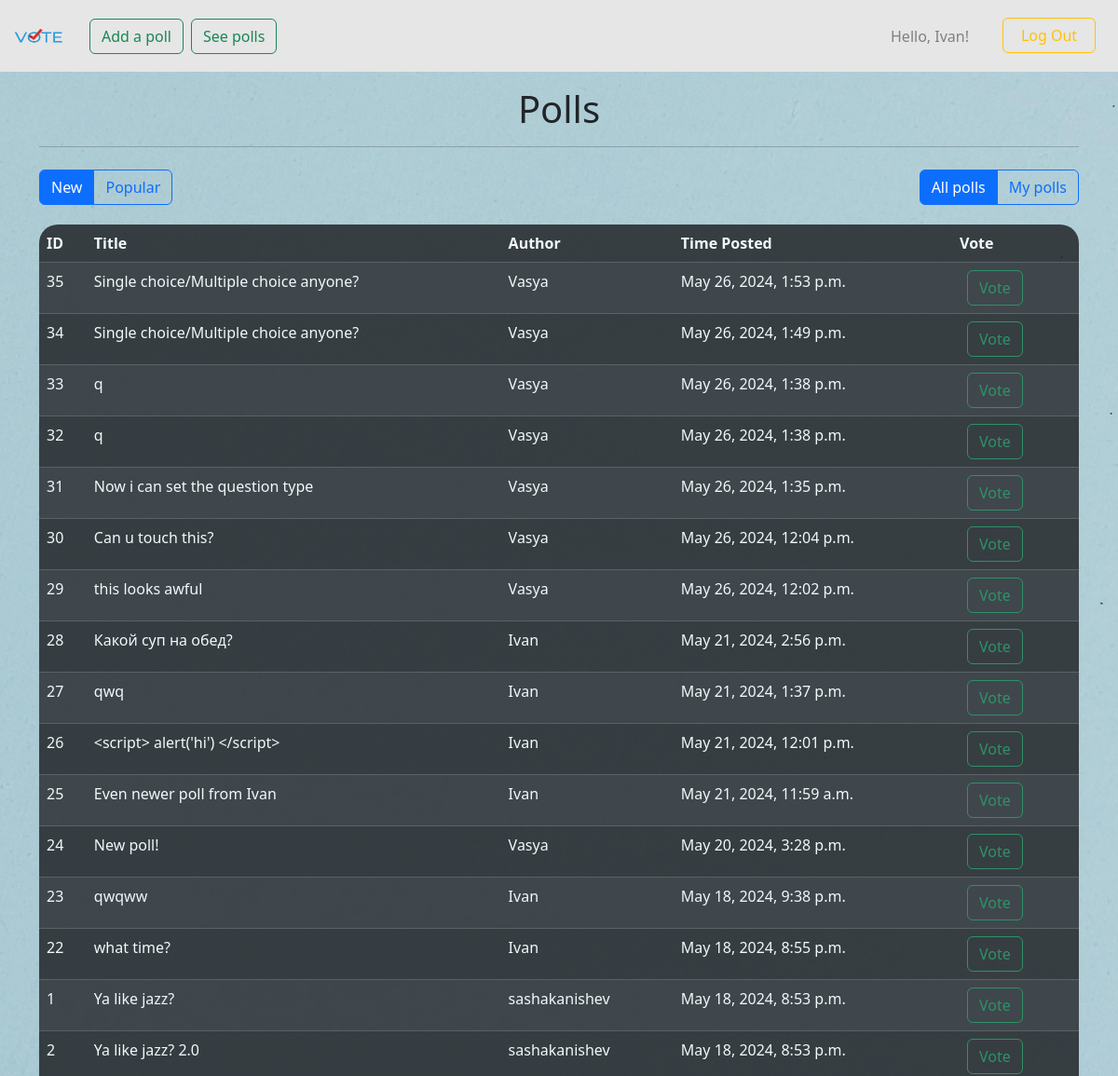
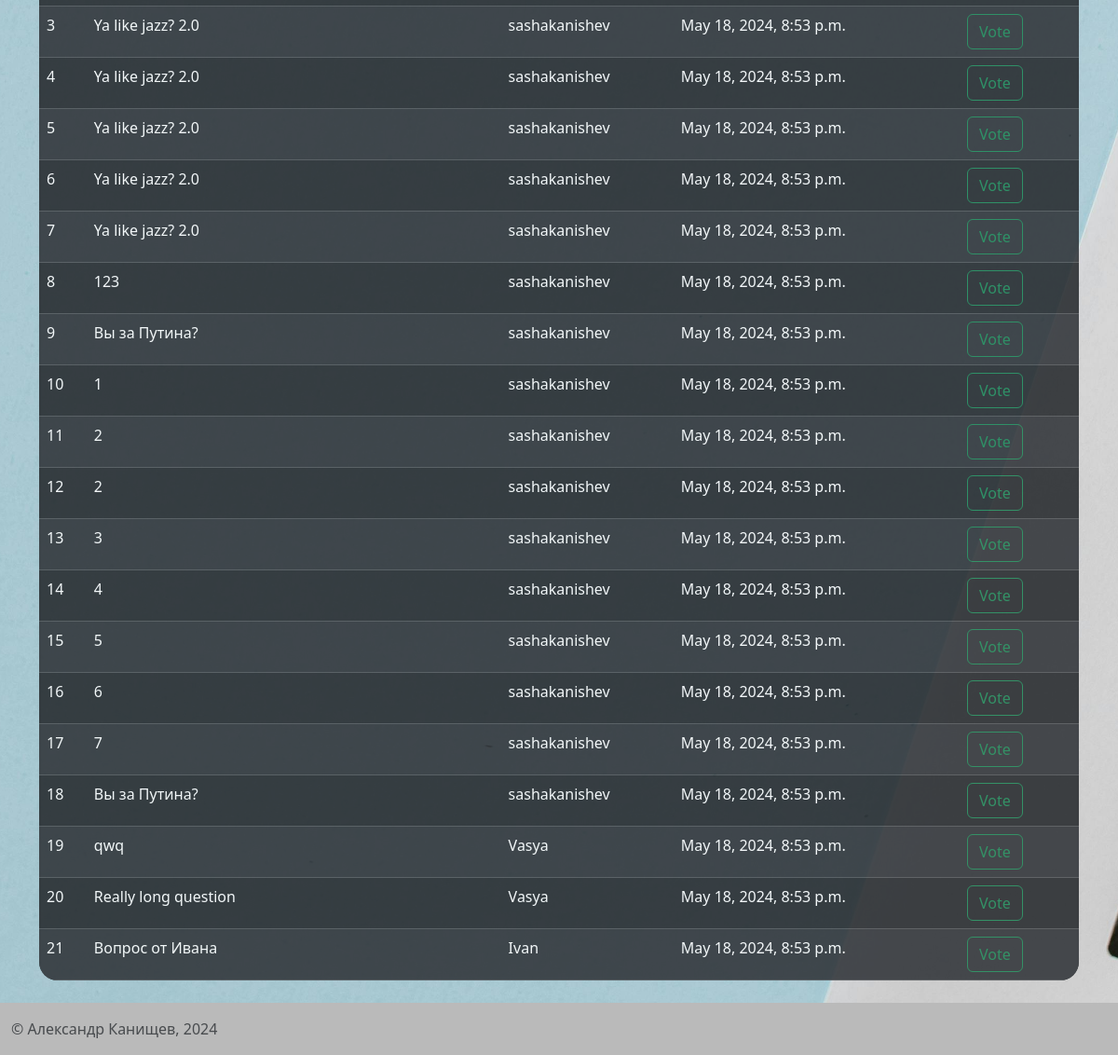
The page /view_polls/ (signed in) on the database its author committed (2 pictures, top to bottom).
### polls/models.py (models this page shows, shortened)
class Poll(models.Model):
    QUESTION_TYPE_CHOICES = [
        ('single', 'Single Choice'),
        ('multiple', 'Multiple Choice'),
    ]
    question = models.TextField()
    option_one = models.CharField(max_length=50)
    option_two = models.CharField(max_length=50)
    option_three = models.CharField(max_length=50)
    option_one_count = models.IntegerField(default=0)
    option_two_count = models.IntegerField(default=0)
    option_three_count = models.IntegerField(default=0)
    author = models.ForeignKey(User, on_delete=models.CASCADE, default=1)
    time = models.DateTimeField(default=now)
    question_type = models.CharField(max_length=10, choices=QUESTION_TYPE_CHOICES, default='single')

### polls/views.py (the view)
# urls.py: path('view_polls/', views.view_polls, name='view_polls'),  # See all polls
def view_polls(request):
    all_polls = Poll.objects.all()
    my_polls = Poll.objects.filter(author=request.user) if request.user.is_authenticated else Poll.objects.none()
    context = {
        'pagename': 'Polls',
        'all_polls_by_freshness': all_polls.order_by('-time'),
        'all_polls_by_popularity': all_polls.annotate(
            total_votes=F('option_one_count') + F('option_two_count') + F('option_three_count')).order_by(
            '-total_votes'),
        'my_polls_by_freshness': my_polls.order_by('-time'),
        'my_polls_by_popularity': my_polls.annotate(
            total_votes=F('option_one_count') + F('option_two_count') + F('option_three_count')).order_by(
            '-total_votes'),
    }
    return render(request, 'pages/view_polls.html', context)

### polls/templates/pages/view_polls.html (shortened to what this page needs)
{% extends 'base.html' %}
{% block content %}
<div class="container mt-4" style="margin-bottom: 80px;">
    <div class="d-flex justify-content-between mb-3">
        <div aria-label="Basic radio toggle button group" class="btn-group" role="group" style="margin-bottom: 5px;">
            <label class="btn btn-outline-primary" for="btnradio1">New</label>
            <label class="btn btn-outline-primary" for="btnradio2">Popular</label>
        </div>
        <div aria-label="Basic radio toggle button group" class="btn-group" role="group" style="margin-bottom: 5px;">
            <label class="btn btn-outline-primary" for="btnradio3">All polls</label>
            {% if user.is_authenticated %}
            <label class="btn btn-outline-primary" for="btnradio4">My polls</label>
            {% else %}
            <input autocomplete="off" class="btn-check" disabled id="btnradio4" name="ownership" type="radio">
            <label class="btn btn-outline-primary" for="btnradio4">My polls</label>
            {% endif %}
        </div>
    </div>
    <table class="table rounded-table table-striped table-hover table-dark">
        <thead>
        <tr>
            <th scope="col">ID</th>
            <th scope="col">Title</th>
            <th scope="col">Author</th>
            <th scope="col">Time Posted</th>
            <th scope="col">Vote</th>
        </tr>
        </thead>
        <tbody id="pollsTable">
        {% for poll in all_polls_by_freshness %}
        <tr class="poll-row new all">
            <td>{{ poll.id }}</td>
            <td><a class="text-white" href="{% url 'view_poll' poll.id %}" style="text-decoration: none;">{{ poll.question }}</a></td>
            <td>{{ poll.author.username }}</td>
            <td>{{ poll.time }}</td>
            <td>
                {% if user.is_authenticated %}
                <a href="{% url 'vote' poll.id %}">
                    <button class="btn btn-outline-success ms-2 me-2" type="button">Vote</button>
                    {% else %}
                    <button class="btn btn-outline-success ms-2 me-2 disabled" type="button">Vote</button>
                    {% endif %}
                </a>
            </td>
        </tr>
        {% endfor %}
        </tbody>
    </table>
</div>
{% endblock %}

### polls/templates/header.html (shortened to what this page needs)
<nav class="navbar navbar-expand-lg" style="background-color: #e6e6e6;">
    <div class="container-fluid">
        <a class="navbar-brand" href="{% url 'index' %}">
            <img alt="Logo" class="d-inline-block align-text-top" height="50" src="/static/images/logo1.png" width="60">
        </a>
        <div class="collapse navbar-collapse" id="navbarNavAltMarkup">
            <div class="navbar-nav">
                {% if request.user.is_authenticated %}
                <a href="{% url 'add_poll' %}">
                    <button class="btn  btn-outline-success ms-2 me-2" style="margin-left: 20px;" type="button">Add a
                        poll
                    </button>
                </a>
                {% endif %}
                <a href="{% url 'view_polls' %}">
                    <button class="btn  btn-outline-success" type="button">See polls</button>
                </a>
            </div>
        </div>
    </div>
    {% if request.user.is_authenticated %}
    <ul class="navbar-nav mr-right">
                        <span class="navbar-text" style="color: gray; width: 100px;">
                            Hello, {{ request.user.username }}!
                        </span>
        <a href="{% url 'logout' %}">
            <button class="btn  btn-outline-warning me-4" style="width: 100px; margin-left: 20px;" type="button">Log
                Out
            </button>
        </a>
    </ul>
    {% endif %}
</nav>

### polls/templates/pages/view_polls.html (style rules this page uses)
.rounded-table { border-collapse: separate; border-spacing: 0; border-radius: 1.25rem; overflow: hidden; opacity: 0.85; }

### rows shown on the page
Poll: id "35", question "Single choice/Multiple choice anyone?", author.username "Vasya", time "May 26, 2024, 1:53 p.m."
Poll: id "34", question "Single choice/Multiple choice anyone?", author.username "Vasya", time "May 26, 2024, 1:49 p.m."
Poll: id "33", question "q", author.username "Vasya", time "May 26, 2024, 1:38 p.m."
Poll: id "32", question "q", author.username "Vasya", time "May 26, 2024, 1:38 p.m."
Poll: id "31", question "Now i can set the question type", author.username "Vasya", time "May 26, 2024, 1:35 p.m."
Poll: id "30", question "Can u touch this?", author.username "Vasya", time "May 26, 2024, 12:04 p.m."
Poll: id "29", question "this looks awful", author.username "Vasya", time "May 26, 2024, 12:02 p.m."
Poll: id "28", question "Какой суп на обед?", author.username "Ivan", time "May 21, 2024, 2:56 p.m."
Poll: id "27", question "qwq", author.username "Ivan", time "May 21, 2024, 1:37 p.m."
Poll: id "26", question "<script> alert('hi') </script>", author.username "Ivan", time "May 21, 2024, 12:01 p.m."
Poll: id "25", question "Even newer poll from Ivan", author.username "Ivan", time "May 21, 2024, 11:59 a.m."
Poll: id "24", question "New poll!", author.username "Vasya", time "May 20, 2024, 3:28 p.m."
Poll: id "23", question "qwqww", author.username "Ivan", time "May 18, 2024, 9:38 p.m."
Poll: id "22", question "what time?", author.username "Ivan", time "May 18, 2024, 8:55 p.m."
Poll: id "1", question "Ya like jazz?", author.username "sashakanishev", time "May 18, 2024, 8:53 p.m."
Poll: id "2", question "Ya like jazz? 2.0", author.username "sashakanishev", time "May 18, 2024, 8:53 p.m."
Poll: id "3", question "Ya like jazz? 2.0", author.username "sashakanishev", time "May 18, 2024, 8:53 p.m."
Poll: id "4", question "Ya like jazz? 2.0", author.username "sashakanishev", time "May 18, 2024, 8:53 p.m."
Poll: id "5", question "Ya like jazz? 2.0", author.username "sashakanishev", time "May 18, 2024, 8:53 p.m."
Poll: id "6", question "Ya like jazz? 2.0", author.username "sashakanishev", time "May 18, 2024, 8:53 p.m."
Poll: id "7", question "Ya like jazz? 2.0", author.username "sashakanishev", time "May 18, 2024, 8:53 p.m."
Poll: id "8", question "123", author.username "sashakanishev", time "May 18, 2024, 8:53 p.m."
Poll: id "9", question "Вы за Путина?", author.username "sashakanishev", time "May 18, 2024, 8:53 p.m."
Poll: id "10", question "1", author.username "sashakanishev", time "May 18, 2024, 8:53 p.m."
Poll: id "11", question "2", author.username "sashakanishev", time "May 18, 2024, 8:53 p.m."
Poll: id "12", question "2", author.username "sashakanishev", time "May 18, 2024, 8:53 p.m."
Poll: id "13", question "3", author.username "sashakanishev", time "May 18, 2024, 8:53 p.m."
Poll: id "14", question "4", author.username "sashakanishev", time "May 18, 2024, 8:53 p.m."
Poll: id "15", question "5", author.username "sashakanishev", time "May 18, 2024, 8:53 p.m."
Poll: id "16", question "6", author.username "sashakanishev", time "May 18, 2024, 8:53 p.m."
Poll: id "17", question "7", author.username "sashakanishev", time "May 18, 2024, 8:53 p.m."
Poll: id "18", question "Вы за Путина?", author.username "sashakanishev", time "May 18, 2024, 8:53 p.m."
Poll: id "19", question "qwq", author.username "Vasya", time "May 18, 2024, 8:53 p.m."
Poll: id "20", question "Really long question", author.username "Vasya", time "May 18, 2024, 8:53 p.m."
Poll: id "21", question "Вопрос от Ивана", author.username "Ivan", time "May 18, 2024, 8:53 p.m."

### other values the page prints
{{ request.user.username }} "Ivan"
{{ pagename }} "Polls"
